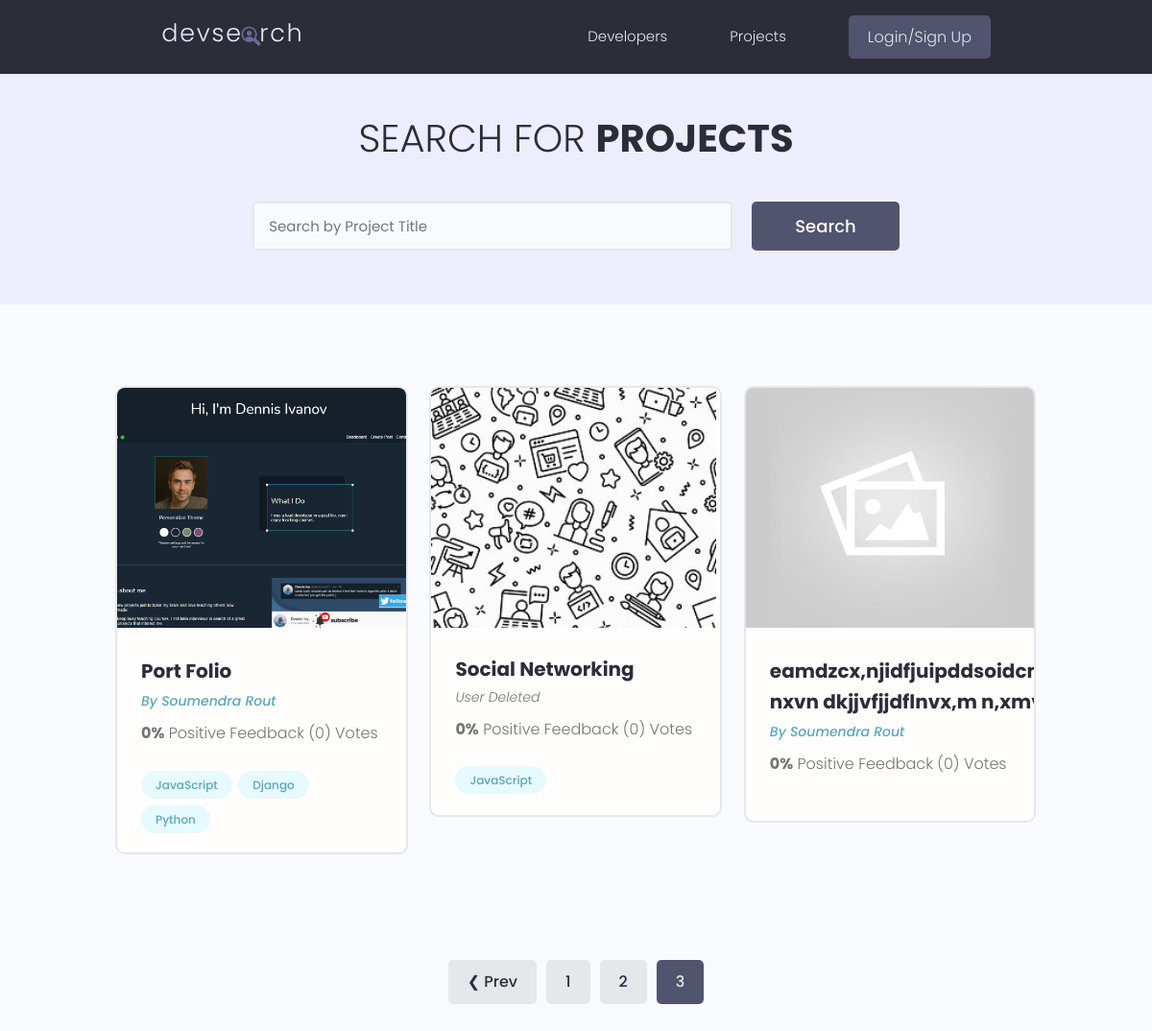
Page /projects/?page=3 on the earlier database version.
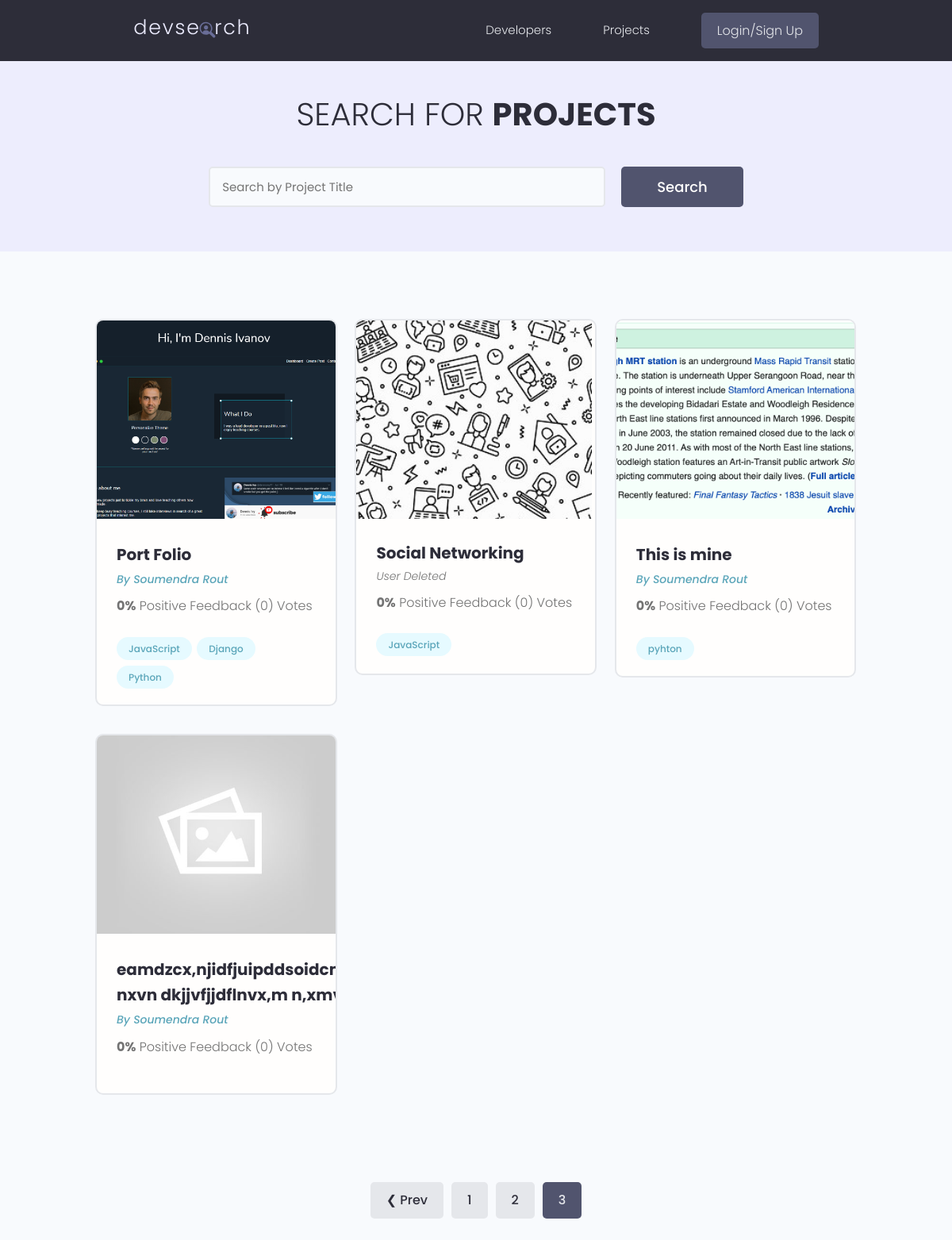
Same page on the later database version.
### projects/models.py (models this page shows, shortened)
class Project(models.Model):
    owner = models.ForeignKey(Profile,on_delete=models.CASCADE,null=True,blank=True)
    title = models.CharField(max_length=200)
    discription = models.TextField(null=True,blank=True)
    featured_image = models.ImageField(null=True,blank=True,default="default.jpg")
    demo_link = models.CharField(max_length=2000,null=True,blank=True)
    source_link = models.CharField(max_length=2000,null=True,blank=True)
    tag = models.ManyToManyField('Tag',blank=True)
    vote_total = models.IntegerField(default=0,null=True,blank=True)
    vote_ratio = models.IntegerField(default=0,null=True,blank=True)
    created = models.DateTimeField(auto_now_add=True)
    id = models.UUIDField(default=uuid.uuid4,unique=True,primary_key=True,editable=False)
    class Meta:
        ordering = ['-vote_ratio','-vote_total','title']
    @property
    def imageURL(self):
        try:
            url = self.featured_image.url
        except:
            url = ''
        return url

class Tag(models.Model):
    name = models.CharField(max_length=200)
    created = models.DateTimeField(auto_now_add=True)
    id = models.UUIDField(default=uuid.uuid4,unique=True,primary_key=True,editable=False)
    def __str__(self):
        return self.name

### users/models.py (models this page shows, shortened)
class Profile(models.Model):
    user = models.OneToOneField(User,on_delete=models.CASCADE,null=True,blank=True)
    name = models.CharField(max_length=200,blank=True,null=True)
    email = models.EmailField(max_length=500, blank=True,null=True)
    username = models.CharField(max_length=200,blank=True,null=True)
    location = models.CharField(max_length=200,blank=True,null=True)
    short_intro = models.CharField(max_length=200,blank=True,null=True)
    bio = models.TextField(blank=True,null=True)
    profile_image = models.ImageField(null=True,blank=True,upload_to='profiles/',default='profiles/user-default.png')
    social_github = models.CharField(max_length=200,blank=True,null=True)
    social_twitter = models.CharField(max_length=200,blank=True,null=True)
    social_linkedin = models.CharField(max_length=200,blank=True,null=True)
    social_youtube = models.CharField(max_length=200,blank=True,null=True)
    social_website = models.CharField(max_length=200,blank=True,null=True)
    created = models.DateTimeField(auto_now_add=True)
    id = models.UUIDField(default=uuid.uuid4,unique=True,primary_key=True,editable=False)
    class Meta:
        ordering = ['-created']

### projects/views.py (the view)
# urls.py: path('projects/',views.getProjects),
def projects(request):
    projects ,search_query = searchProjects(request)
    custom_range,projects = paginationProject(request,projects,6)
    context = {'projects':projects,'search_query':search_query,'custom_range':custom_range}
    return render(request,'projects/projects.html',context)

### projects/utils.py (called while the page is built)
def searchProjects(request):
    search_query = ''
    if request.GET.get('search_query'):
        search_query = request.GET.get('search_query')
    tags = Tag.objects.filter(name__icontains=search_query)
    projects = Project.objects.distinct().filter(
        Q(title__icontains = search_query) |
        Q(discription__icontains = search_query) |
        Q(owner__name__icontains = search_query) |
        Q(tag__in = tags)
    )
    return projects,search_query

def paginationProject(request,projects,result):
    page = request.GET.get('page')
    paginator = Paginator(projects,result)
    try:
        projects = paginator.page(page)
    except PageNotAnInteger:
        page = 1
        projects = paginator.page(page)
    except EmptyPage:
        page =paginator.num_pages
        projects = paginator.page(page)
    leftIndex = (int(page)-4)
    if leftIndex < 1:
        leftIndex = 1
    rightIndex = (int(page)+5)
    if rightIndex > paginator.num_pages:
        rightIndex = paginator.num_pages + 1
    custom_range=range(leftIndex,rightIndex)
    return custom_range,projects

### projects/templates/projects/projects.html (shortened to what this page needs)
{% extends 'main.html' %}
{% block content %}
  <main class="projects">
    <section class="hero-section text-center">
      <div class="container container--narrow">
        <div class="hero-section__box">
          <h2>Search for <span>Projects</span></h2>
        </div>
        <div  class="hero-section__search">
          <form id='searchForm' class="form" action="{% url 'projects'%}" method="get">
            <div class="form__field">
              <input class="input input--text" id="formInput#search" type="text" name="search_query"
                placeholder="Search by Project Title" value="{{search_query}}" />
            </div>
            <input class="btn btn--sub btn--lg" type="submit" value="Search" />
          </form>
        </div>
      </div>
    </section>
    <section class="projectsList">
      <div class="container">
        <div class="grid grid--three">
          {% for item in projects %}
          <div class="column">
            <div class="card project">
              <a href="{% url 'project' item.id %}" class="project">
                <img class="project__thumbnail" src="{{ item.imageURL }}" alt="project thumbnail" />
                <div class="card__body">
                  <h3 class="project__title">{{item.title}}</h3>
                      {% if item.owner %}
                        <p>
                          <a class="project__author" href="{% url 'user-profile' item.owner.id %}">
                            By {{ item.owner.name }}
                          </a>
                        </p>
                      {% else %}
                        <p><span class="project__author">User Deleted</span></p>
                      {% endif %}
                  <p class="project--rating">
                    <span style="font-weight: bold;">{{item.vote_ratio}}%</span> Positive
                    Feedback ({{item.vote_total}}) Vote{{item.vote_total|pluralize:"s"}}
                  </p>
                  <div class="project__tags">
                    {% for tag in item.tag.all %}
                      <span class="tag tag--pill tag--main">
                        <small>{{ tag }}</small>
                      </span>
                    {% endfor %}
                  </div>
                </div>
              </a>
            </div>
          </div>
          {% endfor %}
        </div>
      </div>
    </section>
      {% include "pagination.html" with queryset=projects custom_range=custom_range%}
  </main>
{% endblock content %}

Differences in the rows shown:
added Project: imageURL (picture), title "This is mine", owner.name "Soumendra Rout", vote_ratio "0", vote_total "0"
added Tag: name "pyhton", shown under "This is mine"
